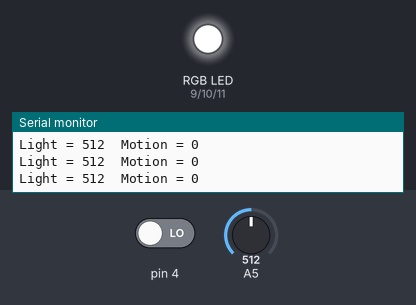
Bench run of a sketch on a simulated Arduino Uno, built with avr-gcc and run on an emulated ATmega328P. Parts: an RGB LED mixed from three pins (HIGH = lit), the last lines printed to the serial monitor. Inputs (shaded band) come from the test bench; at power-on: A5 = 512, pin 4 LOW.

Above: at 1.2 s.
1.3 s: A5 set to 794
4.3 s: A5 set to 817
6.3 s: pin 4 driven HIGH
At 7.1 s:
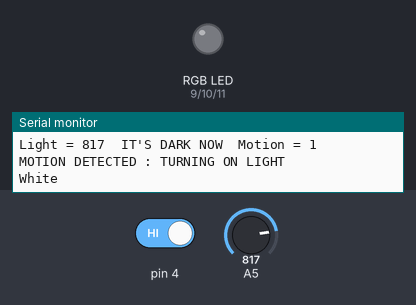
Timing chart, 0 to 9.3 s (numbered marks = the images above; inputs shaded):
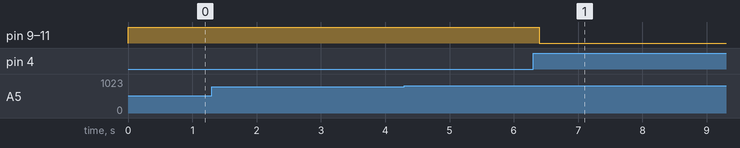

Measured:
- after the input at 6.3 s, pin 9 (RED_PIN), pin 10 (GREEN_PIN), pin 11 (BLUE_PIN): HIGH → LOW after 0.09 s

The sketch:

kmitl_team_project_T3P.ino
```cpp
/* ************************************************************************** */
/*                                                                            */
/*                                                        :::      ::::::::   */
/*   T3P_Team_Project.ino                               :+:      :+:    :+:   */
/*                                                    +:+ +:+         +:+     */
/*   By: panoma <panoma@student.42.fr>              +#+  +:+       +#+        */
/*                                                +#+#+#+#+#+   +#+           */
/*   Created: 2023/04/07 21:06:23 by panoma            #+#    #+#             */
/*   Updated: 2023/04/07 23:37:58 by panoma           ###   ########.fr       */
/*                                                                            */
/* ************************************************************************** */

/*Setup for This Code Need These Equipment
- Arduino UNO R3
- Motion Sensor Detector Module HC-SR501
- LDR Photoresistor Sensor Module
- Light Strip LED WS2812 5V RGB
-- LCD 20x4 with I2C Interface
Connect each device with these interface
UNO R3  -> Motion Sensor
5V      -> VCC
4       -> OUT
GND     -> GND
UNO R3  -> LDR
5V      -> VCC
GND     -> GND
A5      -> A0
UNO R3  -> Light Strip
5V      -> +5V
G       -> 10
R       -> 9
B       -> 11
*/

// define the pins for the LED strip
#define RED_PIN 9
#define GREEN_PIN 10
#define BLUE_PIN 11

// define function to turn on light each color
// LOW stands for on, HIGH stands for off in this situation
void red() {
  digitalWrite(RED_PIN, LOW);
  digitalWrite(BLUE_PIN, HIGH);
  digitalWrite(GREEN_PIN, HIGH);
  Serial.println("Red");
}

void blue() {
  digitalWrite(RED_PIN, HIGH);
  digitalWrite(BLUE_PIN, LOW);
  digitalWrite(GREEN_PIN, HIGH);
  Serial.println("Blue");
}

void green() {
  digitalWrite(RED_PIN, HIGH);
  digitalWrite(BLUE_PIN, HIGH);
  digitalWrite(GREEN_PIN, LOW);
  Serial.println("Green");
}

void white() {
  digitalWrite(RED_PIN, LOW);
  digitalWrite(BLUE_PIN, LOW);
  digitalWrite(GREEN_PIN, LOW);
  Serial.println("White");
}

void off() {
  digitalWrite(RED_PIN, HIGH);
  digitalWrite(BLUE_PIN, HIGH);
  digitalWrite(GREEN_PIN, HIGH);
  Serial.println("Light Off");
}

void setup() {

  // initialize the LED pins as outputs
  pinMode(RED_PIN, OUTPUT);
  pinMode(GREEN_PIN, OUTPUT);
  pinMode(BLUE_PIN, OUTPUT);

  off();
  // initialize serial communication
  Serial.begin(9600);

}

void loop() {
  // get LightValue and MotionValue from LDR and Motion Sensor
  int LightValue = analogRead(A5);
  int MotionValue = digitalRead(4);

  // Print LightValue and MotionValue to Serial Monitor
  Serial.print("Light = ");
  Serial.print(LightValue);
  if (LightValue > 800) {
  Serial.print("\tIT'S DARK NOW"); }
  Serial.print("\tMotion = ");
  Serial.print(MotionValue);

  // Applying logic to turn on/off the light
  // Listen for LightValue at First Priority if It's Dark It's value will be more than 800
  // Then Look for MotionValue, If It will be 1 if motion is detected, It will be 0 if Motion not detected
  // If It's Dark (LightValue > 800) and Motion detected (MotionValue == 1) Turn Light on for 10 second and then off
  // PS. 800 Value is from our experiment and It's vary on the LDR
  if (LightValue > 800) {
    if (MotionValue == 1) {
      Serial.println();
      Serial.println("MOTION DETECTED : TURNING ON LIGHT");
      white();
      delay(10000);
      off();
    }
  }
  Serial.println();
  delay(10);
}
/*
███████╗███████╗    ██╗  ██╗███╗   ███╗██╗████████╗██╗          ██████╗ ███████╗
██╔════╝██╔════╝    ██║ ██╔╝████╗ ████║██║╚══██╔══╝██║         ██╔════╝ ██╔════╝
█████╗  █████╗      █████╔╝ ██╔████╔██║██║   ██║   ██║         ███████╗ ███████╗
██╔══╝  ██╔══╝      ██╔═██╗ ██║╚██╔╝██║██║   ██║   ██║         ██╔═══██╗╚════██║
███████╗███████╗    ██║  ██╗██║ ╚═╝ ██║██║   ██║   ███████╗    ╚██████╔╝███████║
╚══════╝╚══════╝    ╚═╝  ╚═╝╚═╝     ╚═╝╚═╝   ╚═╝   ╚══════╝     ╚═════╝ ╚══════╝
*/
```
